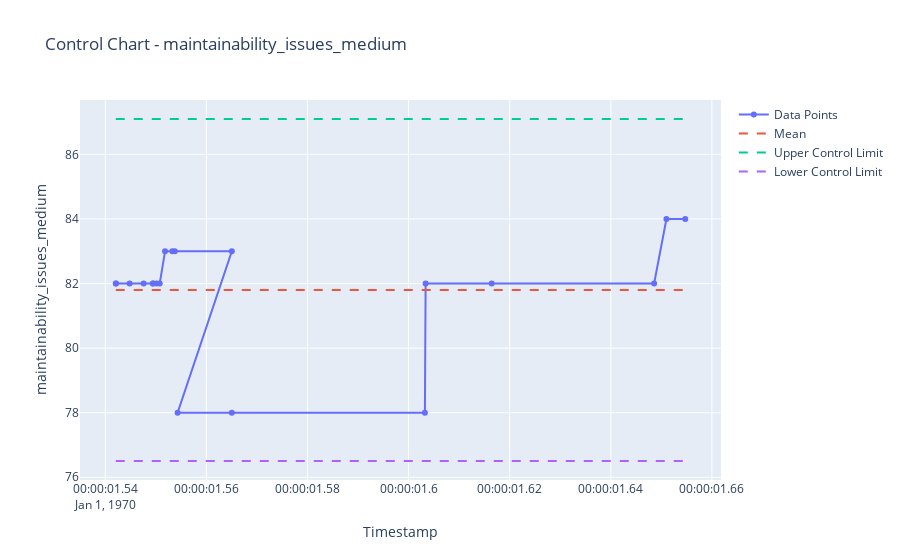
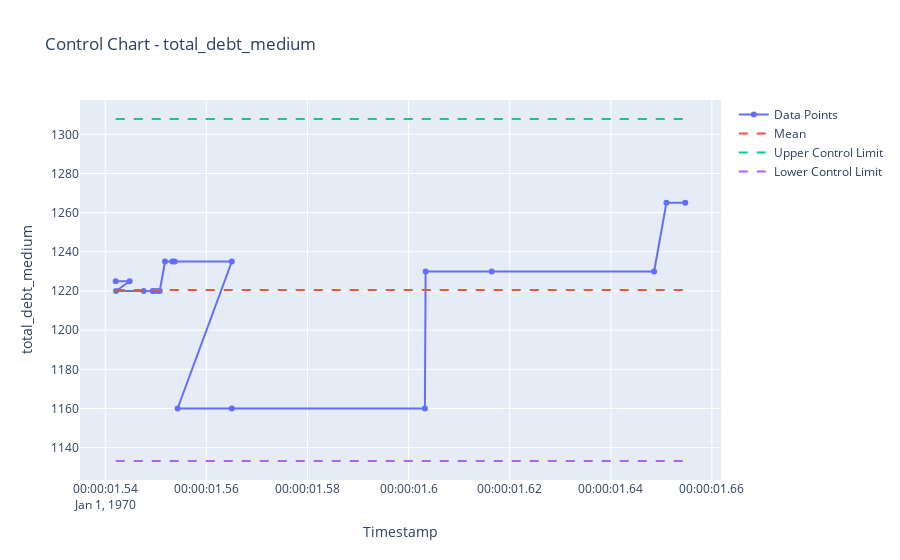
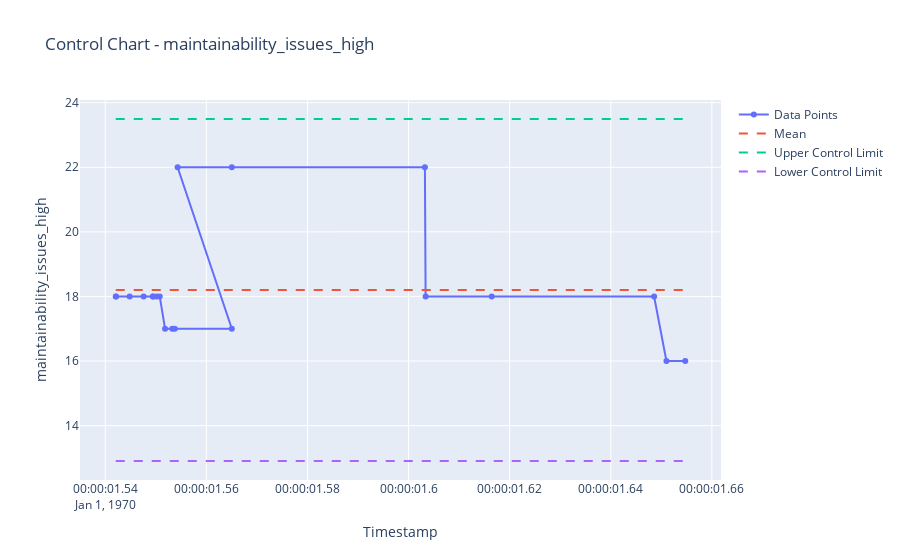
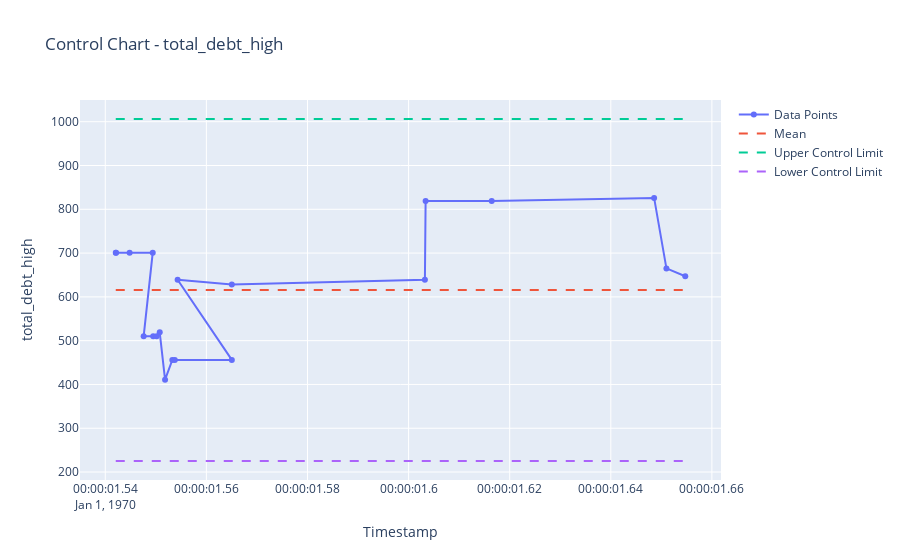

Notebook source saved alongside these figures, in order:
### Code cell
import pandas as pd
import plotly.graph_objects as go

# Assuming your data is in a DataFrame named 'df_react'
# If not, you can read your data into a DataFrame using pd.read_csv() or another appropriate method

# Convert the 'timestamp' column to datetime format
df_react['timestamp'] = pd.to_datetime(df_react['timestamp'])

# Choose the columns you want to analyze
columns_to_plot = ['security_issues_low', 'reliability_issues_low', 'maintainability_issues_low', 'total_debt_low',
                   'security_issues_medium', 'reliability_issues_medium', 'maintainability_issues_medium', 'total_debt_medium',
                   'security_issues_high', 'reliability_issues_high', 'maintainability_issues_high', 'total_debt_high']

# Filter out columns where the entire column is zero
non_zero_columns = [column for column in columns_to_plot if any(df_react[column] != 0)]

# Plot control charts for each non-zero column
for column in non_zero_columns:
    fig = go.Figure()

    # Scatter plot with lines for data points
    fig.add_trace(go.Scatter(x=df_react['timestamp'], y=df_react[column], mode='lines+markers', name='Data Points'))

    # Line for the mean
    fig.add_trace(go.Scatter(x=df_react['timestamp'], y=[df_react[column].mean()] * len(df_react),
                             mode='lines', line=dict(dash='dash'), name='Mean'))

    # Line for upper control limit
    upper_limit = df_react[column].mean() + 3 * df_react[column].std()
    fig.add_trace(go.Scatter(x=df_react['timestamp'], y=[upper_limit] * len(df_react),
                             mode='lines', line=dict(dash='dash'), name='Upper Control Limit'))

    # Line for lower control limit
    lower_limit = df_react[column].mean() - 3 * df_react[column].std()
    fig.add_trace(go.Scatter(x=df_react['timestamp'], y=[lower_limit] * len(df_react),
                             mode='lines', line=dict(dash='dash'), name='Lower Control Limit'))

    # Set layout
    fig.update_layout(title=f'Control Chart - {column}',
                      xaxis_title='Timestamp',
                      yaxis_title=column)

    fig.show()
